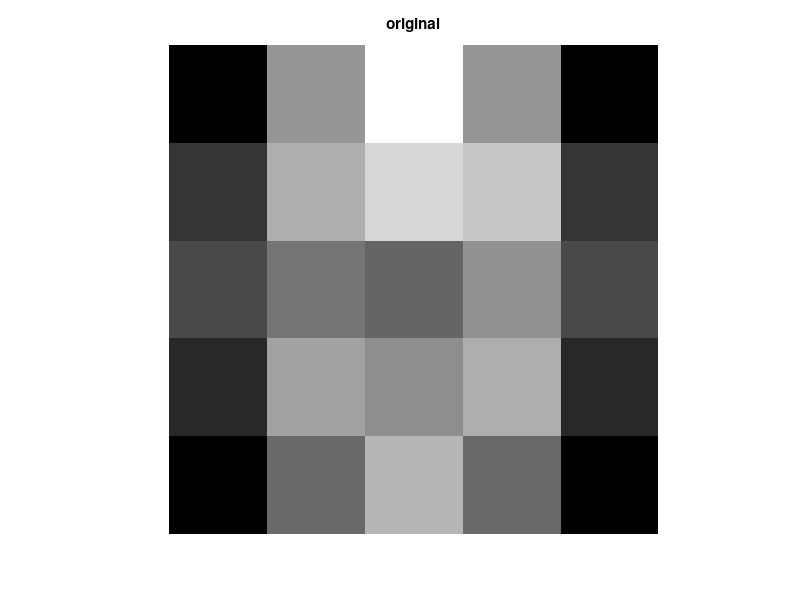

Write MATLAB code to recreate this figure. (Note: this script raises an error after producing the figure.)
function [] = makeFigures()

  close all; clear

  %% cartoon explaining what modified radon transform is

  % this is in run_makeImagesForReport.m
  
  %% PC results - no translation, with translation, with translation and rotation

  % Reconstruction parameters
  cy = 0;   nRows=5;
  cx = 0;   nCols=5;
  pixSize = 0.001; % meters / pixel

  im = phantom();
  im = imresize( im, [nCols nRows], 'bilinear' );

  figure; imshow( imresize(im,10,'nearest'), [] );  title('original');

  detSize = 0.001;
  dTheta = 2 * pi/180;
  thetas = 0:dTheta:pi-dTheta;
  nThetas = numel(thetas);

  nDetectors = nCols*2;
  
  maxShift = [0     0; 
              0.01  0.02; 
              0.01  0.02]; % [maxVertical maxHorizontal]
  rotation = [0               0;
              0               0;
              -10 * pi/180    10 * pi/180]; % [maxRot minRot]
  imageNames = {'NoTransNoRot','TransAndNoRot','TransAndRot'};
  
  method = {'PC','LADMM'};    % Options: GD, PC, LADMM
  
  for m = 1:numel(method)
                
    for k = 1:numel(imageNames)

      translations = zeros( nThetas, 2 );
      translations(:,1) = linspace(0,maxShift(k,1),nThetas);
      translations(:,2) = linspace(0,maxShift(k,2),nThetas);

      rotations = linspace(rotation(k,1),rotation(k,2),nThetas);

      im = padImgForRadon( im, maxShift(k,2), maxShift(k,1), ...
        pixSize );
      [nRows,nCols] = size(im);

      sinogram = radonWithRotAndTrans( im, pixSize, nDetectors, detSize, ...
       thetas, rotations, translations );

      if (rotation(k,1) == 0) && (rotation(k,2) == 0)
        [recon,costs] = ctCorrectForTranslation( sinogram, nDetectors, ...
          detSize, thetas, translations, nCols, nRows, pixSize, ...
          'method', char(method(m)) );
      else
        [recon,costs] = ctCorrectForRotAndTrans( sinogram, nDetectors, ...
          detSize, thetas, rotations, translations, nCols, nRows, pixSize, ...
          'method', char(method(m)) );
        
      end
      
      figure; imshow( imresize(recon,10,'nearest'), [] );
      fileName = [char(pwd) '/figures/' 'img' char(method(m)) ...
        char(imageNames(k)) '.eps'];
      saveas(gcf,fileName,'epsc');
      title('Reconstructed image');

      figure; set(gca,'FontSize',14) 
      plot( costs, 'LineWidth', 2 );
      xlabel('Iteration','FontSize',14); 
      ylabel('Cost Function','FontSize',14);
      fileName = [char(pwd) '/figures/' 'costs' char(method(m)) ...
        char(imageNames(k)) '.eps'];
      saveas(gcf,fileName,'epsc');

    end
  end
              

  
  
  %% LADMM results - no translation, with translation, with translation and rotation

  
  %% GD results - no translation, with translation, with translation and rotation

  
  
  %% autofocus result - no translation, with translation, with rotation and translation

  % this is in makeBlurryPhantoms.m
  images = makeBlurryPhantoms_copy();
  image1 = images(:,:,1);
  figure; imshow(image1,[])
  image2 = images(:,:,2);
  figure; imshow(image2,[])
  image3 = images(:,:,3);
  figure; imshow(image3,[])
  
  %% compare to inverse radon transform - no translation, with translation, with rotation and translation



end